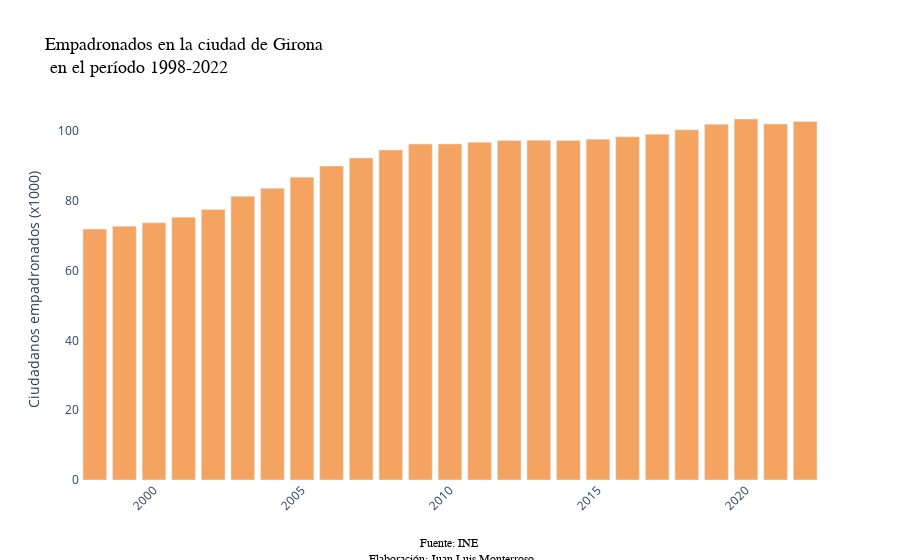

Notebook code cell kept with this figure:
### Markdown cell above
Crearemos el mismo gráfico con Plotly para que sea interactivo. Instalamos e importamos la librería correspondiente. Seguidamente, creamos el gráfico modificando los colores predeterminados, añadiendo título, autoría y demás parámetros personalizables.

### Code cell
#!pip install plotly
import plotly.graph_objects as go


fig = go.Figure()


fig.add_trace(go.Bar(
    x=padron.Periodo[0:-2],
    y=padron.Total[0:-2],
    marker=dict(color='#F4A460'),
))


fig.update_layout(
    title=dict(
        text='Empadronados en la ciudad de Girona <br> en el período 1998-2022',
        font=dict(family='Calibri', size=18, color='black')
    ),
    
    yaxis_title='Ciudadanos empadronados (x1000)',
    xaxis_tickangle=-45,
    #width=900,
    #height=500,
    plot_bgcolor='white', 
    annotations=[
        dict(
            x=0.5,
            y=-0.23,
            xref='paper',
            yref='paper',
            text='Fuente: INE <br> Elaboración: Juan Luis Monterroso',
            showarrow=False,
            font=dict(family='Calibri', size=12, color='black')
        )
    ]
)


fig.show() 

# Opcionalmente, guardar el gráfico en un archivo HTML
fig.write_html('../images/empadronados19962022plotly.html')

### Figure 1 — Plotly figure (JSON) as saved in the notebook; plotly's stock layout.template omitted (floating-point values rounded to 4 significant figures)
{"data": [{"marker": {"color": "#F4A460"}, "type": "bar", "x": [2022, 2021, 2020, 2019, 2018, 2017, 2016, 2015, 2014, 2013, 2012, 2011, 2010, 2009, 2008, 2007, 2006, 2005, 2004, 2003, 2002, 2001, 2000, 1999, 1998], "y": [102.7, 101.9, 103.4, 101.9, 100.3, 99.01, 98.25, 97.59, 97.23, 97.29, 97.2, 96.72, 96.24, 96.19, 94.48, 92.19, 89.89, 86.67, 83.53, 81.22, 77.47, 75.26, 73.64, 72.68, 71.86]}], "layout": {"annotations": [{"font": {"color": "black", "family": "Calibri", "size": 12}, "showarrow": false, "text": "Fuente: INE <br> Elaboración: Juan Luis Monterroso", "x": 0.5, "xref": "paper", "y": -0.23, "yref": "paper"}], "plot_bgcolor": "white", "title": {"font": {"color": "black", "family": "Calibri", "size": 18}, "text": "Empadronados en la ciudad de Girona <br> en el período 1998-2022"}, "xaxis": {"tickangle": -45}, "yaxis": {"title": {"text": "Ciudadanos empadronados (x1000)"}}}}
